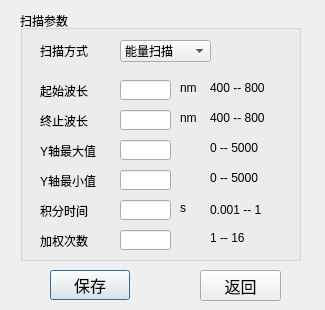
<?xml version="1.0" encoding="UTF-8"?>
<ui version="4.0">
 <class>SpectralScanSettings_Dlg</class>
 <widget class="QDialog" name="SpectralScanSettings_Dlg">
  <property name="geometry">
   <rect>
    <x>0</x>
    <y>0</y>
    <width>325</width>
    <height>310</height>
   </rect>
  </property>
  <property name="windowTitle">
   <string>光谱参数</string>
  </property>
  <property name="windowIcon">
   <iconset resource="../resources/resources.qrc">
    <normaloff>:/new/prefix3/Ico/bo.ico</normaloff>:/new/prefix3/Ico/bo.ico</iconset>
  </property>
  <property name="toolTip">
   <string/>
  </property>
  <widget class="QGroupBox" name="groupBox_ScanSet">
   <property name="geometry">
    <rect>
     <x>20</x>
     <y>10</y>
     <width>281</width>
     <height>251</height>
    </rect>
   </property>
   <property name="title">
    <string>扫描参数</string>
   </property>
   <property name="alignment">
    <set>Qt::AlignLeading|Qt::AlignLeft|Qt::AlignVCenter</set>
   </property>
   <widget class="QComboBox" name="Box_SpeMode">
    <property name="geometry">
     <rect>
      <x>100</x>
      <y>30</y>
      <width>91</width>
      <height>22</height>
     </rect>
    </property>
    <property name="layoutDirection">
     <enum>Qt::LeftToRight</enum>
    </property>
    <item>
     <property name="text">
      <string>能量扫描</string>
     </property>
    </item>
    <item>
     <property name="text">
      <string>吸光度扫描</string>
     </property>
    </item>
    <item>
     <property name="text">
      <string>透射比扫描</string>
     </property>
    </item>
   </widget>
   <widget class="QLabel" name="label_12">
    <property name="geometry">
     <rect>
      <x>20</x>
      <y>30</y>
      <width>71</width>
      <height>21</height>
     </rect>
    </property>
    <property name="text">
     <string>扫描方式</string>
    </property>
   </widget>
   <widget class="QLabel" name="label_14">
    <property name="geometry">
     <rect>
      <x>20</x>
      <y>130</y>
      <width>81</width>
      <height>21</height>
     </rect>
    </property>
    <property name="text">
     <string>Y轴最大值</string>
    </property>
   </widget>
   <widget class="QLabel" name="label_13">
    <property name="geometry">
     <rect>
      <x>20</x>
      <y>160</y>
      <width>81</width>
      <height>21</height>
     </rect>
    </property>
    <property name="text">
     <string>Y轴最小值</string>
    </property>
   </widget>
   <widget class="QLineEdit" name="Edit_YMax">
    <property name="geometry">
     <rect>
      <x>100</x>
      <y>130</y>
      <width>51</width>
      <height>20</height>
     </rect>
    </property>
    <property name="toolTip">
     <string>输入范围0至5000</string>
    </property>
    <property name="text">
     <string/>
    </property>
    <property name="alignment">
     <set>Qt::AlignCenter</set>
    </property>
   </widget>
   <widget class="QLineEdit" name="Edit_YMin">
    <property name="geometry">
     <rect>
      <x>100</x>
      <y>160</y>
      <width>51</width>
      <height>20</height>
     </rect>
    </property>
    <property name="toolTip">
     <string>输入范围0至5000</string>
    </property>
    <property name="text">
     <string/>
    </property>
    <property name="alignment">
     <set>Qt::AlignCenter</set>
    </property>
   </widget>
   <widget class="QLineEdit" name="Edit_AverageS">
    <property name="geometry">
     <rect>
      <x>100</x>
      <y>220</y>
      <width>51</width>
      <height>20</height>
     </rect>
    </property>
    <property name="toolTip">
     <string>输入范围1至16次</string>
    </property>
    <property name="text">
     <string/>
    </property>
    <property name="alignment">
     <set>Qt::AlignCenter</set>
    </property>
    <property name="dragEnabled">
     <bool>true</bool>
    </property>
   </widget>
   <widget class="QLabel" name="label_9">
    <property name="geometry">
     <rect>
      <x>20</x>
      <y>220</y>
      <width>81</width>
      <height>21</height>
     </rect>
    </property>
    <property name="text">
     <string>加权次数</string>
    </property>
   </widget>
   <widget class="QLabel" name="label_10">
    <property name="geometry">
     <rect>
      <x>20</x>
      <y>190</y>
      <width>81</width>
      <height>21</height>
     </rect>
    </property>
    <property name="text">
     <string>积分时间</string>
    </property>
   </widget>
   <widget class="QLineEdit" name="Edit_CCDtime">
    <property name="geometry">
     <rect>
      <x>100</x>
      <y>190</y>
      <width>51</width>
      <height>20</height>
     </rect>
    </property>
    <property name="toolTip">
     <string>输入范围0.005至1s</string>
    </property>
    <property name="text">
     <string/>
    </property>
    <property name="alignment">
     <set>Qt::AlignCenter</set>
    </property>
   </widget>
   <widget class="QLabel" name="label_11">
    <property name="geometry">
     <rect>
      <x>190</x>
      <y>190</y>
      <width>91</width>
      <height>20</height>
     </rect>
    </property>
    <property name="text">
     <string>0.001 -- 1</string>
    </property>
   </widget>
   <widget class="QLabel" name="label_5">
    <property name="geometry">
     <rect>
      <x>20</x>
      <y>100</y>
      <width>81</width>
      <height>21</height>
     </rect>
    </property>
    <property name="text">
     <string>终止波长</string>
    </property>
   </widget>
   <widget class="QLineEdit" name="Edit_EndSpenm">
    <property name="geometry">
     <rect>
      <x>100</x>
      <y>100</y>
      <width>51</width>
      <height>20</height>
     </rect>
    </property>
    <property name="toolTip">
     <string>输入范围400至800nm</string>
    </property>
    <property name="text">
     <string/>
    </property>
    <property name="alignment">
     <set>Qt::AlignCenter</set>
    </property>
   </widget>
   <widget class="QLabel" name="label_6">
    <property name="geometry">
     <rect>
      <x>20</x>
      <y>70</y>
      <width>81</width>
      <height>21</height>
     </rect>
    </property>
    <property name="text">
     <string>起始波长</string>
    </property>
   </widget>
   <widget class="QLabel" name="label_7">
    <property name="geometry">
     <rect>
      <x>160</x>
      <y>70</y>
      <width>21</width>
      <height>16</height>
     </rect>
    </property>
    <property name="text">
     <string>nm</string>
    </property>
   </widget>
   <widget class="QLabel" name="label_8">
    <property name="geometry">
     <rect>
      <x>160</x>
      <y>100</y>
      <width>21</width>
      <height>16</height>
     </rect>
    </property>
    <property name="text">
     <string>nm</string>
    </property>
   </widget>
   <widget class="QLineEdit" name="Edit_StartSpenm">
    <property name="geometry">
     <rect>
      <x>100</x>
      <y>70</y>
      <width>51</width>
      <height>20</height>
     </rect>
    </property>
    <property name="toolTip">
     <string>输入范围400至800nm</string>
    </property>
    <property name="statusTip">
     <string/>
    </property>
    <property name="text">
     <string/>
    </property>
    <property name="alignment">
     <set>Qt::AlignCenter</set>
    </property>
   </widget>
   <widget class="QLabel" name="label">
    <property name="geometry">
     <rect>
      <x>190</x>
      <y>220</y>
      <width>61</width>
      <height>16</height>
     </rect>
    </property>
    <property name="text">
     <string>1 -- 16</string>
    </property>
   </widget>
   <widget class="QLabel" name="label_3">
    <property name="geometry">
     <rect>
      <x>190</x>
      <y>130</y>
      <width>71</width>
      <height>16</height>
     </rect>
    </property>
    <property name="text">
     <string>0 -- 5000</string>
    </property>
   </widget>
   <widget class="QLabel" name="label_27">
    <property name="geometry">
     <rect>
      <x>190</x>
      <y>160</y>
      <width>81</width>
      <height>16</height>
     </rect>
    </property>
    <property name="text">
     <string>0 -- 5000</string>
    </property>
   </widget>
   <widget class="QLabel" name="label_28">
    <property name="geometry">
     <rect>
      <x>190</x>
      <y>100</y>
      <width>81</width>
      <height>16</height>
     </rect>
    </property>
    <property name="text">
     <string>400 -- 800</string>
    </property>
   </widget>
   <widget class="QLabel" name="label_29">
    <property name="geometry">
     <rect>
      <x>190</x>
      <y>70</y>
      <width>81</width>
      <height>16</height>
     </rect>
    </property>
    <property name="text">
     <string>400 -- 800</string>
    </property>
   </widget>
   <widget class="QLabel" name="label_15">
    <property name="geometry">
     <rect>
      <x>160</x>
      <y>190</y>
      <width>21</width>
      <height>16</height>
     </rect>
    </property>
    <property name="text">
     <string>s</string>
    </property>
   </widget>
  </widget>
  <widget class="QPushButton" name="Btn_Save">
   <property name="geometry">
    <rect>
     <x>50</x>
     <y>270</y>
     <width>80</width>
     <height>30</height>
    </rect>
   </property>
   <property name="font">
    <font>
     <pointsize>12</pointsize>
    </font>
   </property>
   <property name="text">
    <string>保存</string>
   </property>
  </widget>
  <widget class="QPushButton" name="Btn_Quit">
   <property name="geometry">
    <rect>
     <x>200</x>
     <y>270</y>
     <width>81</width>
     <height>31</height>
    </rect>
   </property>
   <property name="font">
    <font>
     <pointsize>12</pointsize>
    </font>
   </property>
   <property name="text">
    <string>返回</string>
   </property>
  </widget>
 </widget>
 <tabstops>
  <tabstop>Box_SpeMode</tabstop>
  <tabstop>Edit_StartSpenm</tabstop>
  <tabstop>Edit_EndSpenm</tabstop>
  <tabstop>Edit_YMax</tabstop>
  <tabstop>Edit_YMin</tabstop>
  <tabstop>Edit_CCDtime</tabstop>
  <tabstop>Edit_AverageS</tabstop>
  <tabstop>Btn_Save</tabstop>
  <tabstop>Btn_Quit</tabstop>
 </tabstops>
 <resources>
  <include location="../resources/resources.qrc"/>
 </resources>
 <connections/>
</ui>
